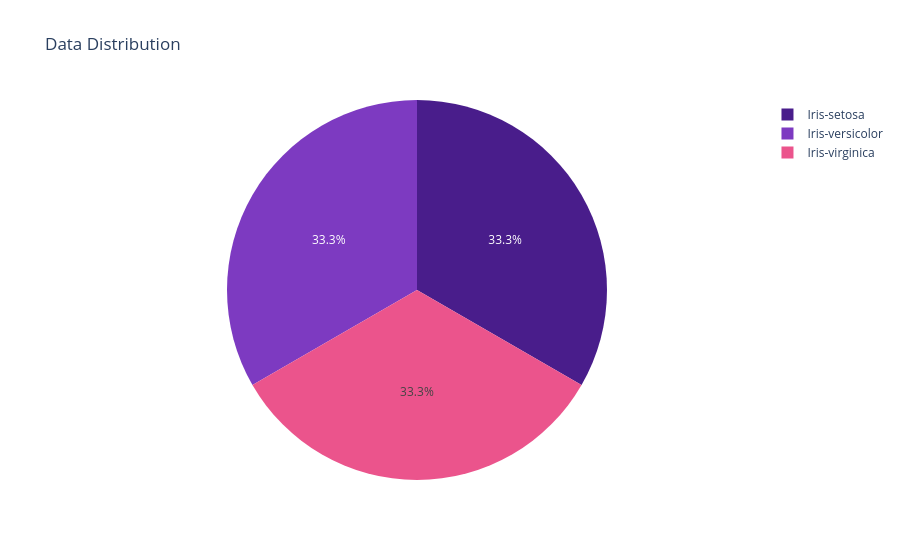
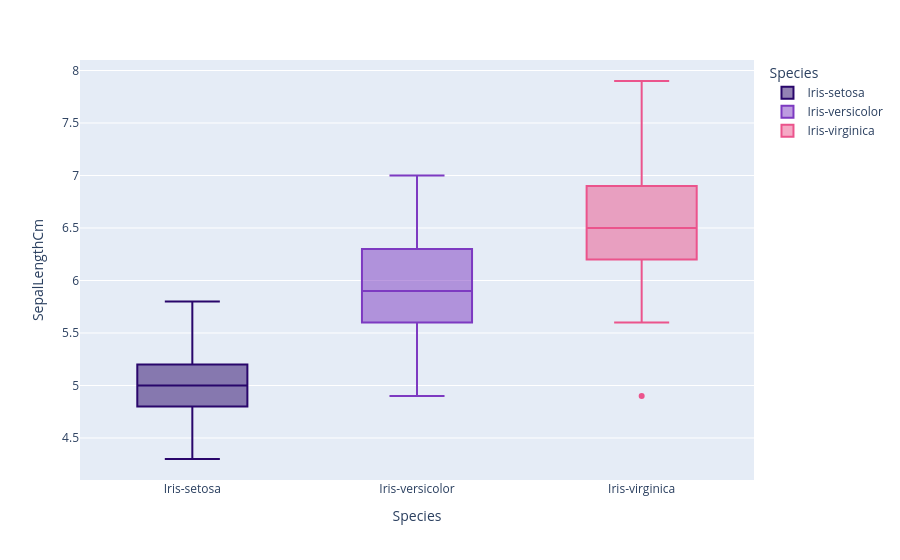
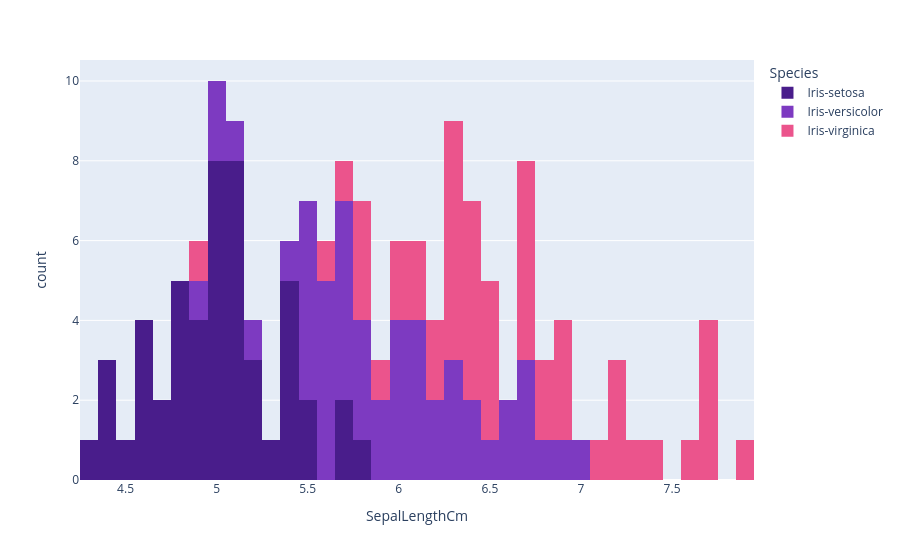
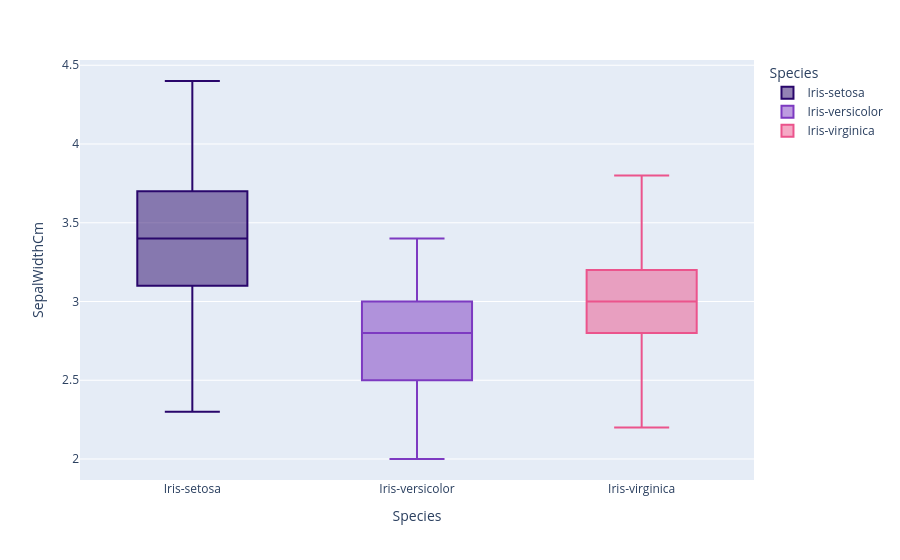

These figures' notebook cell, in order:
### Markdown cell above
### 2. EDA và xử lý dữ liệu

### Code cell
# Data Distribution => The Data is perfectly balanced
fig = px.pie(iris,
'Species',color_discrete_sequence=['#491D8B','#7D3AC1','#EB548C'],title=
'Data Distribution',template='plotly')
fig.show()

# Phân tích biến Sepal-Length với box-plot
fig = px.box(data_frame=iris, x='Species',y='SepalLengthCm',
            color='Species', color_discrete_sequence=['#29066B','#7D3AC1','#EB548C'],
            orientation='v')
fig.show()

# Phân tích biến SepalLengthCm với histogram
fig = px.histogram(data_frame=iris, x='SepalLengthCm',
            color='Species',
            color_discrete_sequence=['#491D8B','#7D3AC1','#EB548C'],
            nbins=50)
fig.show()

# Phân tích biến SepalWidth với box plot
fig = px.box(data_frame=iris, x='Species',
            y='SepalWidthCm', color='Species',
            color_discrete_sequence=['#29066B','#7D3AC1','#EB548C'],
            orientation='v')
fig.show()

# Phân tích 2 biến SepalLengthCm và SepalWidthCm
fig = px.scatter(data_frame=iris, x='SepalLengthCm',y='SepalWidthCm'
            ,color='Species',size='PetalLengthCm',
            template='seaborn',
            color_discrete_sequence=['#491D8B','#7D3AC1','#EB548C'],)
fig.update_layout(width=800, height=600,
            xaxis=dict(color="#BF40BF"),
            yaxis=dict(color="#BF40BF"))
fig.show()

# Phân tích 2 biến PetalLengthCm và PetalWidthCm
fig = px.scatter(data_frame=iris, x='PetalLengthCm',y='PetalWidthCm'
            ,color='Species',size='SepalLengthCm',
            template='seaborn',
            color_discrete_sequence=['#491D8B','#7D3AC1','#EB548C'],)
fig.update_layout(width=800, height=600,
            xaxis=dict(color="#BF40BF"),
            yaxis=dict(color="#BF40BF"))
fig.show()

### Figure 1 — Plotly figure (JSON) as saved in the notebook; plotly's stock layout.template omitted (floating-point values rounded to 4 significant figures; data arrays with more than 128 entries replaced by an {"elided": "..."} marker saying what was removed)
{"data": [{"domain": {"x": [0, 1], "y": [0, 1]}, "hovertemplate": "Species=%{label}<extra></extra>", "labels": {"elided": "150 str values"}, "legendgroup": "", "name": "", "showlegend": true, "type": "pie"}], "layout": {"legend": {"tracegroupgap": 0}, "piecolorway": ["#491D8B", "#7D3AC1", "#EB548C"], "title": {"text": "Data Distribution"}}}

### Figure 2 — Plotly figure (JSON) as saved in the notebook; plotly's stock layout.template omitted (floating-point values rounded to 4 significant figures)
{"data": [{"alignmentgroup": "True", "hovertemplate": "Species=%{x}<br>SepalLengthCm=%{y}<extra></extra>", "legendgroup": "Iris-setosa", "marker": {"color": "#29066B"}, "name": "Iris-setosa", "notched": false, "offsetgroup": "Iris-setosa", "orientation": "v", "showlegend": true, "type": "box", "x": ["Iris-setosa", "Iris-setosa", "Iris-setosa", "Iris-setosa", "Iris-setosa", "Iris-setosa", "Iris-setosa", "Iris-setosa", "Iris-setosa", "Iris-setosa", "Iris-setosa", "Iris-setosa", "Iris-setosa", "Iris-setosa", "Iris-setosa", "Iris-setosa", "Iris-setosa", "Iris-setosa", "Iris-setosa", "Iris-setosa", "Iris-setosa", "Iris-setosa", "Iris-setosa", "Iris-setosa", "Iris-setosa", "Iris-setosa", "Iris-setosa", "Iris-setosa", "Iris-setosa", "Iris-setosa", "Iris-setosa", "Iris-setosa", "Iris-setosa", "Iris-setosa", "Iris-setosa", "Iris-setosa", "Iris-setosa", "Iris-setosa", "Iris-setosa", "Iris-setosa", "Iris-setosa", "Iris-setosa", "Iris-setosa", "Iris-setosa", "Iris-setosa", "Iris-setosa", "Iris-setosa", "Iris-setosa", "Iris-setosa", "Iris-setosa"], "x0": " ", "xaxis": "x", "y": [5.1, 4.9, 4.7, 4.6, 5, 5.4, 4.6, 5, 4.4, 4.9, 5.4, 4.8, 4.8, 4.3, 5.8, 5.7, 5.4, 5.1, 5.7, 5.1, 5.4, 5.1, 4.6, 5.1, 4.8, 5, 5, 5.2, 5.2, 4.7, 4.8, 5.4, 5.2, 5.5, 4.9, 5, 5.5, 4.9, 4.4, 5.1, 5, 4.5, 4.4, 5, 5.1, 4.8, 5.1, 4.6, 5.3, 5], "y0": " ", "yaxis": "y"}, {"alignmentgroup": "True", "hovertemplate": "Species=%{x}<br>SepalLengthCm=%{y}<extra></extra>", "legendgroup": "Iris-versicolor", "marker": {"color": "#7D3AC1"}, "name": "Iris-versicolor", "notched": false, "offsetgroup": "Iris-versicolor", "orientation": "v", "showlegend": true, "type": "box", "x": ["Iris-versicolor", "Iris-versicolor", "Iris-versicolor", "Iris-versicolor", "Iris-versicolor", "Iris-versicolor", "Iris-versicolor", "Iris-versicolor", "Iris-versicolor", "Iris-versicolor", "Iris-versicolor", "Iris-versicolor", "Iris-versicolor", "Iris-versicolor", "Iris-versicolor", "Iris-versicolor", "Iris-versicolor", "Iris-versicolor", "Iris-versicolor", "Iris-versicolor", "Iris-versicolor", "Iris-versicolor", "Iris-versicolor", "Iris-versicolor", "Iris-versicolor", "Iris-versicolor", "Iris-versicolor", "Iris-versicolor", "Iris-versicolor", "Iris-versicolor", "Iris-versicolor", "Iris-versicolor", "Iris-versicolor", "Iris-versicolor", "Iris-versicolor", "Iris-versicolor", "Iris-versicolor", "Iris-versicolor", "Iris-versicolor", "Iris-versicolor", "Iris-versicolor", "Iris-versicolor", "Iris-versicolor", "Iris-versicolor", "Iris-versicolor", "Iris-versicolor", "Iris-versicolor", "Iris-versicolor", "Iris-versicolor", "Iris-versicolor"], "x0": " ", "xaxis": "x", "y": [7, 6.4, 6.9, 5.5, 6.5, 5.7, 6.3, 4.9, 6.6, 5.2, 5, 5.9, 6, 6.1, 5.6, 6.7, 5.6, 5.8, 6.2, 5.6, 5.9, 6.1, 6.3, 6.1, 6.4, 6.6, 6.8, 6.7, 6, 5.7, 5.5, 5.5, 5.8, 6, 5.4, 6, 6.7, 6.3, 5.6, 5.5, 5.5, 6.1, 5.8, 5, 5.6, 5.7, 5.7, 6.2, 5.1, 5.7], "y0": " ", "yaxis": "y"}, {"alignmentgroup": "True", "hovertemplate": "Species=%{x}<br>SepalLengthCm=%{y}<extra></extra>", "legendgroup": "Iris-virginica", "marker": {"color": "#EB548C"}, "name": "Iris-virginica", "notched": false, "offsetgroup": "Iris-virginica", "orientation": "v", "showlegend": true, "type": "box", "x": ["Iris-virginica", "Iris-virginica", "Iris-virginica", "Iris-virginica", "Iris-virginica", "Iris-virginica", "Iris-virginica", "Iris-virginica", "Iris-virginica", "Iris-virginica", "Iris-virginica", "Iris-virginica", "Iris-virginica", "Iris-virginica", "Iris-virginica", "Iris-virginica", "Iris-virginica", "Iris-virginica", "Iris-virginica", "Iris-virginica", "Iris-virginica", "Iris-virginica", "Iris-virginica", "Iris-virginica", "Iris-virginica", "Iris-virginica", "Iris-virginica", "Iris-virginica", "Iris-virginica", "Iris-virginica", "Iris-virginica", "Iris-virginica", "Iris-virginica", "Iris-virginica", "Iris-virginica", "Iris-virginica", "Iris-virginica", "Iris-virginica", "Iris-virginica", "Iris-virginica", "Iris-virginica", "Iris-virginica", "Iris-virginica", "Iris-virginica", "Iris-virginica", "Iris-virginica", "Iris-virginica", "Iris-virginica", "Iris-virginica", "Iris-virginica"], "x0": " ", "xaxis": "x", "y": [6.3, 5.8, 7.1, 6.3, 6.5, 7.6, 4.9, 7.3, 6.7, 7.2, 6.5, 6.4, 6.8, 5.7, 5.8, 6.4, 6.5, 7.7, 7.7, 6, 6.9, 5.6, 7.7, 6.3, 6.7, 7.2, 6.2, 6.1, 6.4, 7.2, 7.4, 7.9, 6.4, 6.3, 6.1, 7.7, 6.3, 6.4, 6, 6.9, 6.7, 6.9, 5.8, 6.8, 6.7, 6.7, 6.3, 6.5, 6.2, 5.9], "y0": " ", "yaxis": "y"}], "layout": {"boxmode": "overlay", "legend": {"title": {"text": "Species"}, "tracegroupgap": 0}, "margin": {"t": 60}, "xaxis": {"anchor": "y", "categoryarray": ["Iris-setosa", "Iris-versicolor", "Iris-virginica"], "categoryorder": "array", "domain": [0, 1], "title": {"text": "Species"}}, "yaxis": {"anchor": "x", "domain": [0, 1], "title": {"text": "SepalLengthCm"}}}}

### Figure 3 — Plotly figure (JSON) as saved in the notebook; plotly's stock layout.template omitted (floating-point values rounded to 4 significant figures)
{"data": [{"alignmentgroup": "True", "bingroup": "x", "hovertemplate": "Species=Iris-setosa<br>SepalLengthCm=%{x}<br>count=%{y}<extra></extra>", "legendgroup": "Iris-setosa", "marker": {"color": "#491D8B", "pattern": {"shape": ""}}, "name": "Iris-setosa", "nbinsx": 50, "offsetgroup": "Iris-setosa", "orientation": "v", "showlegend": true, "type": "histogram", "x": [5.1, 4.9, 4.7, 4.6, 5, 5.4, 4.6, 5, 4.4, 4.9, 5.4, 4.8, 4.8, 4.3, 5.8, 5.7, 5.4, 5.1, 5.7, 5.1, 5.4, 5.1, 4.6, 5.1, 4.8, 5, 5, 5.2, 5.2, 4.7, 4.8, 5.4, 5.2, 5.5, 4.9, 5, 5.5, 4.9, 4.4, 5.1, 5, 4.5, 4.4, 5, 5.1, 4.8, 5.1, 4.6, 5.3, 5], "xaxis": "x", "yaxis": "y"}, {"alignmentgroup": "True", "bingroup": "x", "hovertemplate": "Species=Iris-versicolor<br>SepalLengthCm=%{x}<br>count=%{y}<extra></extra>", "legendgroup": "Iris-versicolor", "marker": {"color": "#7D3AC1", "pattern": {"shape": ""}}, "name": "Iris-versicolor", "nbinsx": 50, "offsetgroup": "Iris-versicolor", "orientation": "v", "showlegend": true, "type": "histogram", "x": [7, 6.4, 6.9, 5.5, 6.5, 5.7, 6.3, 4.9, 6.6, 5.2, 5, 5.9, 6, 6.1, 5.6, 6.7, 5.6, 5.8, 6.2, 5.6, 5.9, 6.1, 6.3, 6.1, 6.4, 6.6, 6.8, 6.7, 6, 5.7, 5.5, 5.5, 5.8, 6, 5.4, 6, 6.7, 6.3, 5.6, 5.5, 5.5, 6.1, 5.8, 5, 5.6, 5.7, 5.7, 6.2, 5.1, 5.7], "xaxis": "x", "yaxis": "y"}, {"alignmentgroup": "True", "bingroup": "x", "hovertemplate": "Species=Iris-virginica<br>SepalLengthCm=%{x}<br>count=%{y}<extra></extra>", "legendgroup": "Iris-virginica", "marker": {"color": "#EB548C", "pattern": {"shape": ""}}, "name": "Iris-virginica", "nbinsx": 50, "offsetgroup": "Iris-virginica", "orientation": "v", "showlegend": true, "type": "histogram", "x": [6.3, 5.8, 7.1, 6.3, 6.5, 7.6, 4.9, 7.3, 6.7, 7.2, 6.5, 6.4, 6.8, 5.7, 5.8, 6.4, 6.5, 7.7, 7.7, 6, 6.9, 5.6, 7.7, 6.3, 6.7, 7.2, 6.2, 6.1, 6.4, 7.2, 7.4, 7.9, 6.4, 6.3, 6.1, 7.7, 6.3, 6.4, 6, 6.9, 6.7, 6.9, 5.8, 6.8, 6.7, 6.7, 6.3, 6.5, 6.2, 5.9], "xaxis": "x", "yaxis": "y"}], "layout": {"barmode": "relative", "legend": {"title": {"text": "Species"}, "tracegroupgap": 0}, "margin": {"t": 60}, "xaxis": {"anchor": "y", "domain": [0, 1], "title": {"text": "SepalLengthCm"}}, "yaxis": {"anchor": "x", "domain": [0, 1], "title": {"text": "count"}}}}

### Figure 4 — Plotly figure (JSON) as saved in the notebook; plotly's stock layout.template omitted (floating-point values rounded to 4 significant figures)
{"data": [{"alignmentgroup": "True", "hovertemplate": "Species=%{x}<br>SepalWidthCm=%{y}<extra></extra>", "legendgroup": "Iris-setosa", "marker": {"color": "#29066B"}, "name": "Iris-setosa", "notched": false, "offsetgroup": "Iris-setosa", "orientation": "v", "showlegend": true, "type": "box", "x": ["Iris-setosa", "Iris-setosa", "Iris-setosa", "Iris-setosa", "Iris-setosa", "Iris-setosa", "Iris-setosa", "Iris-setosa", "Iris-setosa", "Iris-setosa", "Iris-setosa", "Iris-setosa", "Iris-setosa", "Iris-setosa", "Iris-setosa", "Iris-setosa", "Iris-setosa", "Iris-setosa", "Iris-setosa", "Iris-setosa", "Iris-setosa", "Iris-setosa", "Iris-setosa", "Iris-setosa", "Iris-setosa", "Iris-setosa", "Iris-setosa", "Iris-setosa", "Iris-setosa", "Iris-setosa", "Iris-setosa", "Iris-setosa", "Iris-setosa", "Iris-setosa", "Iris-setosa", "Iris-setosa", "Iris-setosa", "Iris-setosa", "Iris-setosa", "Iris-setosa", "Iris-setosa", "Iris-setosa", "Iris-setosa", "Iris-setosa", "Iris-setosa", "Iris-setosa", "Iris-setosa", "Iris-setosa", "Iris-setosa", "Iris-setosa"], "x0": " ", "xaxis": "x", "y": [3.5, 3, 3.2, 3.1, 3.6, 3.9, 3.4, 3.4, 2.9, 3.1, 3.7, 3.4, 3, 3, 4, 4.4, 3.9, 3.5, 3.8, 3.8, 3.4, 3.7, 3.6, 3.3, 3.4, 3, 3.4, 3.5, 3.4, 3.2, 3.1, 3.4, 4.1, 4.2, 3.1, 3.2, 3.5, 3.1, 3, 3.4, 3.5, 2.3, 3.2, 3.5, 3.8, 3, 3.8, 3.2, 3.7, 3.3], "y0": " ", "yaxis": "y"}, {"alignmentgroup": "True", "hovertemplate": "Species=%{x}<br>SepalWidthCm=%{y}<extra></extra>", "legendgroup": "Iris-versicolor", "marker": {"color": "#7D3AC1"}, "name": "Iris-versicolor", "notched": false, "offsetgroup": "Iris-versicolor", "orientation": "v", "showlegend": true, "type": "box", "x": ["Iris-versicolor", "Iris-versicolor", "Iris-versicolor", "Iris-versicolor", "Iris-versicolor", "Iris-versicolor", "Iris-versicolor", "Iris-versicolor", "Iris-versicolor", "Iris-versicolor", "Iris-versicolor", "Iris-versicolor", "Iris-versicolor", "Iris-versicolor", "Iris-versicolor", "Iris-versicolor", "Iris-versicolor", "Iris-versicolor", "Iris-versicolor", "Iris-versicolor", "Iris-versicolor", "Iris-versicolor", "Iris-versicolor", "Iris-versicolor", "Iris-versicolor", "Iris-versicolor", "Iris-versicolor", "Iris-versicolor", "Iris-versicolor", "Iris-versicolor", "Iris-versicolor", "Iris-versicolor", "Iris-versicolor", "Iris-versicolor", "Iris-versicolor", "Iris-versicolor", "Iris-versicolor", "Iris-versicolor", "Iris-versicolor", "Iris-versicolor", "Iris-versicolor", "Iris-versicolor", "Iris-versicolor", "Iris-versicolor", "Iris-versicolor", "Iris-versicolor", "Iris-versicolor", "Iris-versicolor", "Iris-versicolor", "Iris-versicolor"], "x0": " ", "xaxis": "x", "y": [3.2, 3.2, 3.1, 2.3, 2.8, 2.8, 3.3, 2.4, 2.9, 2.7, 2, 3, 2.2, 2.9, 2.9, 3.1, 3, 2.7, 2.2, 2.5, 3.2, 2.8, 2.5, 2.8, 2.9, 3, 2.8, 3, 2.9, 2.6, 2.4, 2.4, 2.7, 2.7, 3, 3.4, 3.1, 2.3, 3, 2.5, 2.6, 3, 2.6, 2.3, 2.7, 3, 2.9, 2.9, 2.5, 2.8], "y0": " ", "yaxis": "y"}, {"alignmentgroup": "True", "hovertemplate": "Species=%{x}<br>SepalWidthCm=%{y}<extra></extra>", "legendgroup": "Iris-virginica", "marker": {"color": "#EB548C"}, "name": "Iris-virginica", "notched": false, "offsetgroup": "Iris-virginica", "orientation": "v", "showlegend": true, "type": "box", "x": ["Iris-virginica", "Iris-virginica", "Iris-virginica", "Iris-virginica", "Iris-virginica", "Iris-virginica", "Iris-virginica", "Iris-virginica", "Iris-virginica", "Iris-virginica", "Iris-virginica", "Iris-virginica", "Iris-virginica", "Iris-virginica", "Iris-virginica", "Iris-virginica", "Iris-virginica", "Iris-virginica", "Iris-virginica", "Iris-virginica", "Iris-virginica", "Iris-virginica", "Iris-virginica", "Iris-virginica", "Iris-virginica", "Iris-virginica", "Iris-virginica", "Iris-virginica", "Iris-virginica", "Iris-virginica", "Iris-virginica", "Iris-virginica", "Iris-virginica", "Iris-virginica", "Iris-virginica", "Iris-virginica", "Iris-virginica", "Iris-virginica", "Iris-virginica", "Iris-virginica", "Iris-virginica", "Iris-virginica", "Iris-virginica", "Iris-virginica", "Iris-virginica", "Iris-virginica", "Iris-virginica", "Iris-virginica", "Iris-virginica", "Iris-virginica"], "x0": " ", "xaxis": "x", "y": [3.3, 2.7, 3, 2.9, 3, 3, 2.5, 2.9, 2.5, 3.6, 3.2, 2.7, 3, 2.5, 2.8, 3.2, 3, 3.8, 2.6, 2.2, 3.2, 2.8, 2.8, 2.7, 3.3, 3.2, 2.8, 3, 2.8, 3, 2.8, 3.8, 2.8, 2.8, 2.6, 3, 3.4, 3.1, 3, 3.1, 3.1, 3.1, 2.7, 3.2, 3.3, 3, 2.5, 3, 3.4, 3], "y0": " ", "yaxis": "y"}], "layout": {"boxmode": "overlay", "legend": {"title": {"text": "Species"}, "tracegroupgap": 0}, "margin": {"t": 60}, "xaxis": {"anchor": "y", "categoryarray": ["Iris-setosa", "Iris-versicolor", "Iris-virginica"], "categoryorder": "array", "domain": [0, 1], "title": {"text": "Species"}}, "yaxis": {"anchor": "x", "domain": [0, 1], "title": {"text": "SepalWidthCm"}}}}
